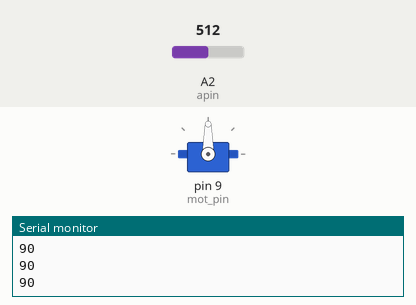
This sketch was run on a simulated Arduino Uno, built with avr-gcc and run on an emulated ATmega328P. Shown: servo, the last lines printed to the serial monitor. The inputs (shaded band) are chosen by the test bench; at power-on: A2 (apin) = 512.

Above: at 1.2 s.
1.3 s: A2 (apin) set to 716
At 1.7 s:
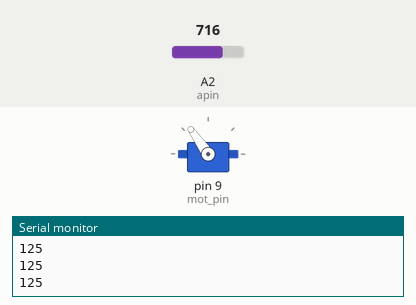
2.8 s: A2 (apin) set to 900
At 3.1 s:
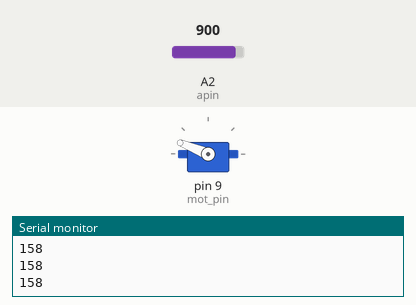
4.3 s: A2 (apin) set to 1023
At 5.5 s:
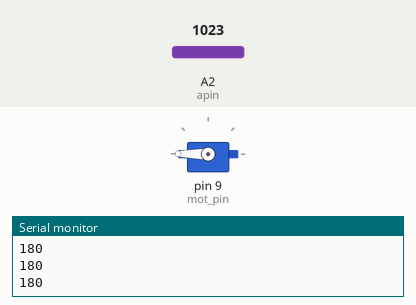
5.8 s: A2 (apin) set to 306
At 7.0 s:
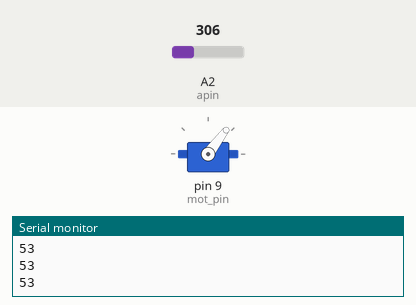
7.3 s: A2 (apin) set to 122
At 8.3 s:
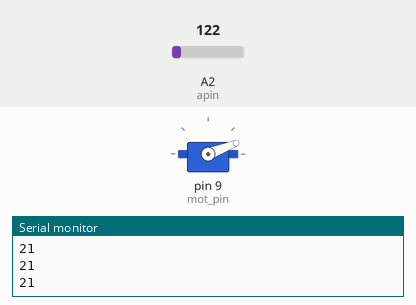
8.8 s: A2 (apin) set to 0
At 9.7 s:
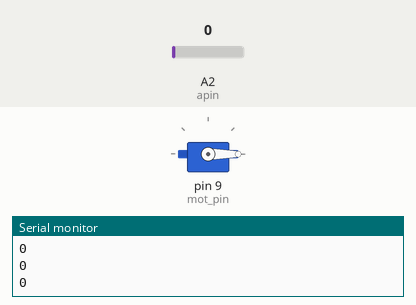
Timing chart, 0 to 11.3 s (numbered marks = the images above; inputs shaded):
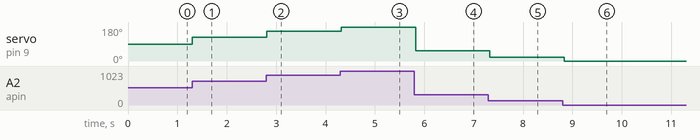

The sketch:

servo_motor.ino
```cpp
#include <Servo.h>


Servo myservo;
int apin = A2;
int mot_pin = 9;


void setup() {
  Serial.begin(9600);
  pinMode(apin, INPUT);
  myservo.attach(mot_pin);

}

void loop() {
  int v = analogRead(apin);

  int d = map(v, 0, 1023, 0, 180);

  myservo.write(d);

  Serial.println(d);
  delay(100);

}
```

Measured:
- after the input at 1.3 s, servo on pin 9 (mot_pin): 90° → 125° at once
- after the input at 2.8 s, servo on pin 9 (mot_pin): 125° → 158° at once
- after the input at 4.3 s, servo on pin 9 (mot_pin): 158° → 180° at once
- after the input at 5.8 s, servo on pin 9 (mot_pin): 180° → 53° at once
- after the input at 7.3 s, servo on pin 9 (mot_pin): 53° → 21° at once
- after the input at 8.8 s, servo on pin 9 (mot_pin): 21° → 0° at once
